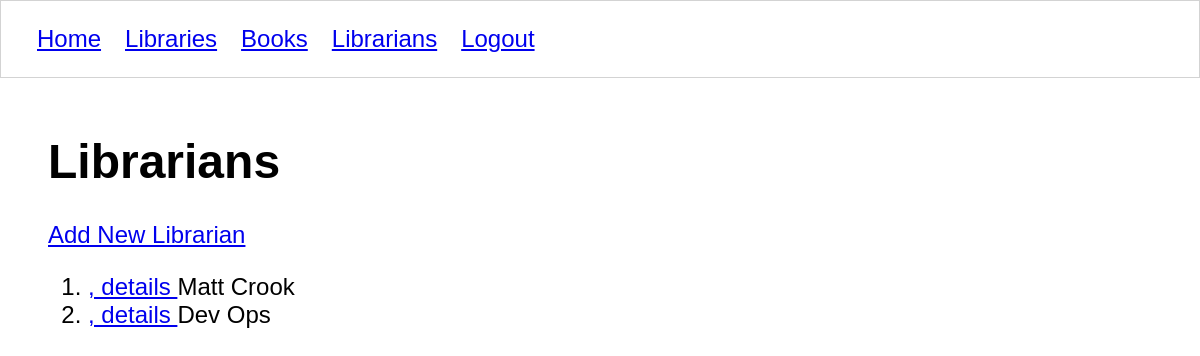
Page /librarians/ (signed in) on the earlier database version.
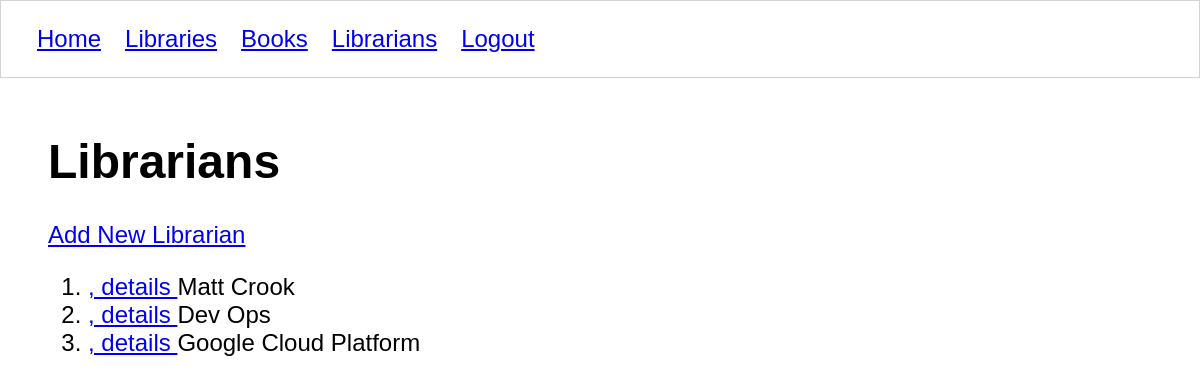
Same page on the later database version.
### libraryapp/models/librarian.py (models this page shows)
class Librarian(models.Model):
    user = models.OneToOneField(User, on_delete=models.CASCADE)
    location = models.ForeignKey(
        Library, related_name="librarians",
        null=True,  # Makes column nullable in DB
        blank=True,  # Allows blank value on objects
        on_delete=models.CASCADE)

### libraryapp/views/librarians/list.py (the view, shortened to what this page needs)
# urls.py: path('librarians/', list_librarians, name='librarians'),
@login_required
def list_librarians(request):
    if request.method == 'GET':
        with sqlite3.connect(Connection.db_path) as conn:
            conn.row_factory = model_factory(Librarian)
            db_cursor = conn.cursor()
            db_cursor.execute("""
            SELECT
                l.id,
                l.location_id,
                l.user_id,
                u.first_name,
                u.last_name,
                u.email
            FROM libraryapp_librarian l
            JOIN auth_user u on l.user_id = u.id
            """)
            all_librarians = db_cursor.fetchall()
        template_name = 'librarians/list.html'
        context = {
            'all_librarians': all_librarians
        }
        return render(request, template_name, context)

### libraryapp/models/modelfactory.py (called while the page is built)
def model_factory(model_type):
    def create(cursor, row):
        instance = model_type()
        smart_row = sqlite3.Row(cursor, row)
        for col in smart_row.keys():
            setattr(instance, col, smart_row[col])
        return instance
    return create

### libraryapp/templates/librarians/list.html (shortened to what this page needs)
{% extends 'shared/base.html' %}
{% load static  %}
    {% block content %}
    <h1>Librarians</h1>
    <a href="{% url 'libraryapp:librarian_form' %}">Add New Librarian</a>
    <ol>
    {% for librarian in all_librarians %}
        <li>
            <a href="{% url 'libraryapp:librarian' librarian.id %}">
                {{ librarian.library_name }}, details{{ librarian.library_address}}
            </a>
            {{ librarian.first_name }} {{ librarian.last_name }}
        </li>
    {% endfor %}
    </ol>
    {% endblock %}

Differences in the rows shown:
added Librarian: first_name "Google Cloud", last_name "Platform"
